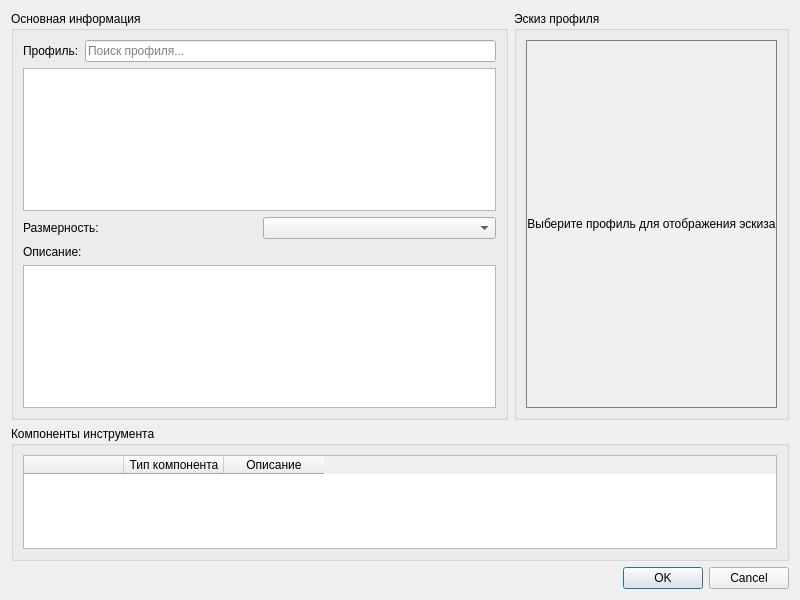
<?xml version="1.0" encoding="UTF-8"?>
<ui version="4.0">
 <class>DialogCreateProfileTool</class>
 <widget class="QDialog" name="DialogCreateProfileTool">
  <property name="geometry">
   <rect>
    <x>0</x>
    <y>0</y>
    <width>800</width>
    <height>600</height>
   </rect>
  </property>
  <property name="windowTitle">
   <string>Создание инструмента профиля</string>
  </property>
  <layout class="QVBoxLayout" name="verticalLayout_main">
   <item>
    <layout class="QHBoxLayout" name="horizontalLayout_top">
     <item>
      <widget class="QGroupBox" name="groupBox_main_info">
       <property name="title">
        <string>Основная информация</string>
       </property>
       <layout class="QVBoxLayout" name="verticalLayout_main_info">
        <item>
         <layout class="QHBoxLayout" name="horizontalLayout_profile">
          <item>
           <widget class="QLabel" name="label_profile">
            <property name="text">
             <string>Профиль:</string>
            </property>
           </widget>
          </item>
          <item>
           <widget class="QLineEdit" name="lineEdit_profile_search">
            <property name="placeholderText">
             <string>Поиск профиля...</string>
            </property>
           </widget>
          </item>
         </layout>
        </item>
        <item>
         <widget class="QListWidget" name="listWidget_profile_results"/>
        </item>
        <item>
         <layout class="QHBoxLayout" name="horizontalLayout_dimension">
          <item>
           <widget class="QLabel" name="label_dimension">
            <property name="text">
             <string>Размерность:</string>
            </property>
           </widget>
          </item>
          <item>
           <widget class="QComboBox" name="comboBox_dimension"/>
          </item>
         </layout>
        </item>
        <item>
         <widget class="QLabel" name="label_description">
          <property name="text">
           <string>Описание:</string>
          </property>
         </widget>
        </item>
        <item>
         <widget class="QTextEdit" name="textEdit_description"/>
        </item>
       </layout>
      </widget>
     </item>
     <item>
      <widget class="QGroupBox" name="groupBox_sketch">
       <property name="title">
        <string>Эскиз профиля</string>
       </property>
       <layout class="QVBoxLayout" name="verticalLayout_sketch">
        <item>
         <widget class="QLabel" name="label_profile_sketch">
          <property name="minimumSize">
           <size>
            <width>200</width>
            <height>150</height>
           </size>
          </property>
          <property name="styleSheet">
           <string>border: 1px solid gray; background-color: #f0f0f0;</string>
          </property>
          <property name="text">
           <string>Выберите профиль для отображения эскиза</string>
          </property>
          <property name="alignment">
           <set>Qt::AlignmentFlag::AlignCenter</set>
          </property>
         </widget>
        </item>
       </layout>
      </widget>
     </item>
    </layout>
   </item>
   <item>
    <widget class="QGroupBox" name="groupBox_components">
     <property name="title">
      <string>Компоненты инструмента</string>
     </property>
     <layout class="QVBoxLayout" name="verticalLayout_components">
      <item>
       <widget class="QTableWidget" name="tableWidget_components">
        <property name="selectionMode">
         <enum>QAbstractItemView::SelectionMode::SingleSelection</enum>
        </property>
        <property name="selectionBehavior">
         <enum>QAbstractItemView::SelectionBehavior::SelectRows</enum>
        </property>
        <column>
         <property name="text">
          <string/>
         </property>
        </column>
        <column>
         <property name="text">
          <string>Тип компонента</string>
         </property>
        </column>
        <column>
         <property name="text">
          <string>Описание</string>
         </property>
        </column>
       </widget>
      </item>
     </layout>
    </widget>
   </item>
   <item>
    <widget class="QDialogButtonBox" name="buttonBox">
     <property name="orientation">
      <enum>Qt::Orientation::Horizontal</enum>
     </property>
     <property name="standardButtons">
      <set>QDialogButtonBox::StandardButton::Cancel|QDialogButtonBox::StandardButton::Ok</set>
     </property>
    </widget>
   </item>
  </layout>
 </widget>
 <resources/>
 <connections>
  <connection>
   <sender>buttonBox</sender>
   <signal>accepted()</signal>
   <receiver>DialogCreateProfileTool</receiver>
   <slot>accept()</slot>
   <hints>
    <hint type="sourcelabel">
     <x>248</x>
     <y>254</y>
    </hint>
    <hint type="destinationlabel">
     <x>157</x>
     <y>274</y>
    </hint>
   </hints>
  </connection>
  <connection>
   <sender>buttonBox</sender>
   <signal>rejected()</signal>
   <receiver>DialogCreateProfileTool</receiver>
   <slot>reject()</slot>
   <hints>
    <hint type="sourcelabel">
     <x>316</x>
     <y>260</y>
    </hint>
    <hint type="destinationlabel">
     <x>286</x>
     <y>274</y>
    </hint>
   </hints>
  </connection>
 </connections>
</ui>
